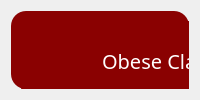
           <widget class="QWidget" name="page_obeseClass3">
            <layout class="QVBoxLayout" name="verticalLayout_8">
             <item>
              <widget class="QWidget" name="widget_19" native="true">
               <property name="styleSheet">
                <string notr="true">background-color: rgb(138, 1, 1);
border-radius: 15px;</string>
               </property>
               <widget class="QLabel" name="label_32">
                <property name="geometry">
                 <rect>
                  <x>10</x>
                  <y>10</y>
                  <width>301</width>
                  <height>81</height>
                 </rect>
                </property>
                <property name="font">
                 <font>
                  <family>Arial Black</family>
                  <pointsize>15</pointsize>
                 </font>
                </property>
                <property name="text">
                 <string>&lt;html&gt;&lt;head/&gt;&lt;body&gt;&lt;p align=&quot;center&quot;&gt;&lt;span style=&quot; color:#ffffff;&quot;&gt;Obese Class III&lt;/span&gt;&lt;/p&gt;&lt;/body&gt;&lt;/html&gt;</string>
                </property>
               </widget>
               <widget class="QLabel" name="label_44">
                <property name="geometry">
                 <rect>
                  <x>10</x>
                  <y>90</y>
                  <width>301</width>
                  <height>71</height>
                 </rect>
                </property>
                <property name="styleSheet">
                 <string notr="true">image: url(:/resource/love.png);</string>
                </property>
                <property name="text">
                 <string/>
                </property>
               </widget>
              </widget>
             </item>
            </layout>
           </widget>
